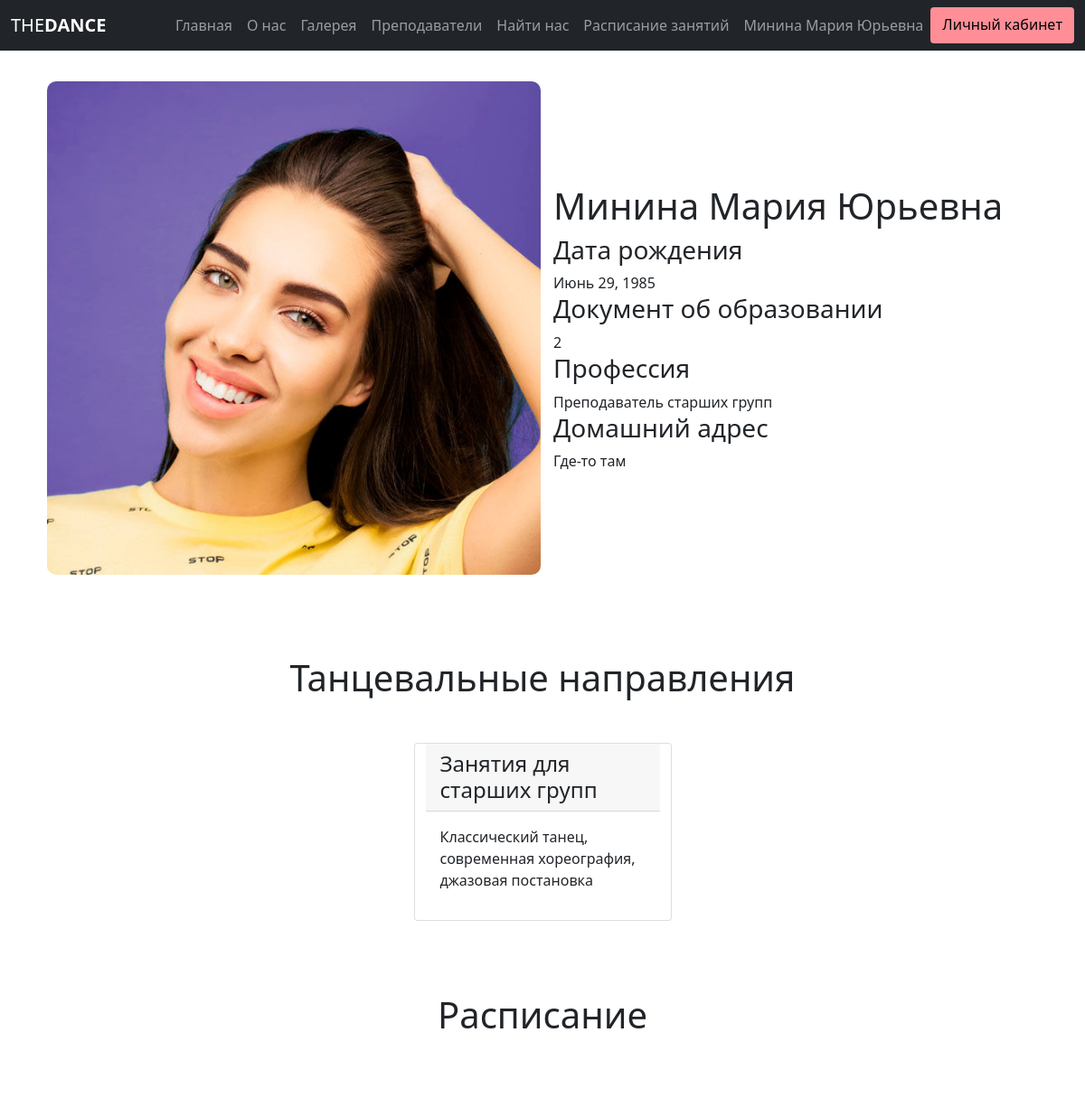
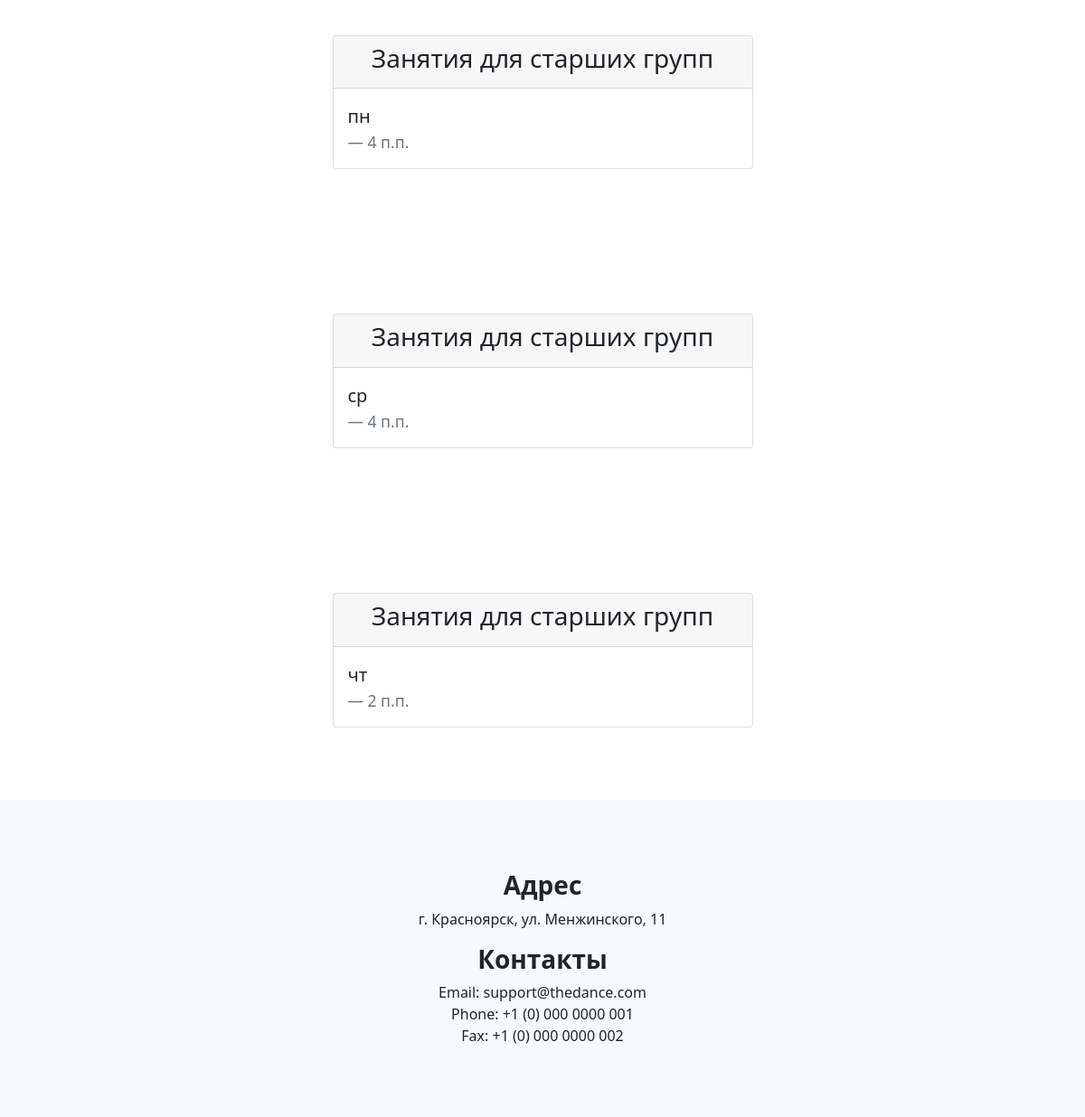
Page /worker/2 on the committed database (2 pictures, top to bottom).
### main/models.py (models this page shows)
class Teacher(models.Model):
    Name = models.CharField(max_length=150)
    Birthdate = models.DateField()
    Education_certificate = models.PositiveIntegerField()
    Profession = models.CharField(max_length=100)
    Home = models.CharField(max_length=200)
    Login = models.CharField(max_length=50)
    Password = models.CharField(max_length=24)
    def get_absolute_url(self):
        return reverse('worker', kwargs={'id': self.id})

class Style(models.Model):
    Name = models.CharField(max_length=50)
    Treiner = models.ForeignKey(Teacher, on_delete=models.SET_NULL, null=True)
    Price = models.PositiveIntegerField()
    Description = models.TextField()
    clients = models.ManyToManyField(Client)

class Schedule(models.Model):
    Style = models.ForeignKey(Style, on_delete=models.SET_NULL, null=True)
    Weekday = models.CharField(max_length=2)
    Time = models.TimeField()

### main/views.py (the view)
# urls.py: path('worker/<str:id>', views.worker_info, name='worker'),
def worker_info(request, id):
    lesson = list()
    worker = Teacher.objects.get(id=id)
    courses = Style.objects.filter(Treiner__id=id)
    for item in courses:
        lesson = (Schedule.objects.filter(Style=item))
    print(lesson)
    return render(request, 'main/worker.html', {"user": worker, "styles": courses, "lessons": lesson})

### main/templates/main/worker.html (shortened to what this page needs)
{% extends 'main/base.html' %}
{% load static %}
{% block content %}
<div class="container m-sm-auto">
    <section class="row align-items-center step">
        <div class="col-sm-12 col-md-6 col-sm-12">
            <div class="item-img">
                <img src="{% static 'img/team3.jpg'%}" alt="Mobirise">
            </div>
        </div>
        <div class="col-sm-12 col-md-6 col-sm-12">
            <div class="text-wrapper">
                <h1 class="col">{{user.Name}}</h1>
                <h3 class="h3">Дата рождения</h3>
                <span id="birthdate" class="">{{user.Birthdate}}</span>
                <h3 class="h3">Документ об образовании</h3>
                <span id="passport" class="">{{user.Education_certificate}}</span>
                <h3 class="h3">Профессия</h3>
                <span id="phone" class="">{{user.Profession}}</span>
                <h3 class="h3">Домашний адрес</h3>
                <span id="email" class="">{{user.Home}}</span>
            </div>
        </div>
    </section>
    <section id="style" class="row step mb-5">
        <h1 class="h1 text-center mb-5">Танцевальные направления</h1>
        {% for st in styles %}
        <div class="card m-sm-auto сol-sm-12 col-md-6 col-lg-3">
            <h4 class="card-header">{{st.Name}}</h4>
            <div class="card-body">
                <p>{{st.Description}}</p>
            </div>
        </div>
        {% endfor %}
    </section>
    <section id="timetable" class="row align-content-center step">
        <h1 class="h1 text-center mb-5">Расписание</h1>
        {% for les in lessons %}
        <div class="step step2">
            <div class="card m-sm-auto сol-sm-12 col-md-6 col-lg-5">
                <div class="card-header text-center">
                    <h3 class="h3">{{les.Style.Name}}</h3>
                </div>
                <div class="card-body">
                    <blockquote class="blockquote mb-0">
                        <p>{{les.Weekday}}</p>
                        <footer class="blockquote-footer">{{les.Time}}</footer>
                    </blockquote>
                </div>
            </div>
        </div>
        {% endfor %}
</div>
{% endblock %}

### main/templates/main/base.html (shortened to what this page needs)
<!doctype html>
{% load static %}
<html lang="ru">
<head>
    <link rel="stylesheet" href="https://cdn.jsdelivr.net/npm/bootstrap@5.0.0-beta3/dist/css/bootstrap.min.css"
>
    <link rel="stylesheet" href="https://cdn.jsdelivr.net/npm/bootstrap-icons@1.4.1/font/bootstrap-icons.css">
    <link rel="stylesheet" href="https://cdn.jsdelivr.net/npm/@fortawesome/fontawesome-free@5.15.3/css/fontawesome.min.css"
>
    <link rel="stylesheet" href="{% static 'css/styles.css'%}">
</head>
<body>
<section id="menu">
    <nav class="navbar navbar-expand-lg navbar-dark fixed-top bg-dark">
        <div class="container-fluid">
            <a class="navbar-brand" href="{% url 'home' %}">THE<strong>DANCE</strong></a>
            <div class="collapse navbar-collapse justify-content-end" id="navbarNav">
                <div class="navbar-nav">
                    <a class="nav-item nav-link" aria-current="page" href="{% url 'home' %}#top">Главная</a>
                    <a class="nav-item nav-link" href="{% url 'home' %}#aboutUs">О нас</a>
                    <a class="nav-item nav-link" href="{% url 'home' %}#gallery">Галерея</a>
                    <a class="nav-item nav-link" href="{% url 'home' %}#team">Преподаватели</a>
                    <a class="nav-item nav-link" href="{% url 'home' %}#footer">Найти нас</a>
                    <a class="nav-item nav-link" href="{% url 'timetable' %}">Расписание занятий</a>
                    <a class="nav-item nav-link" href="{{user.get_absolute_url}}">{{user.Name}}</a>
                    <a class="navbar-dark btn" href="{% url 'login' %}" role="button">Личный кабинет</a>
                </div>
            </div>
        </div>
    </nav>
</section>
<main class="rounded">
    {% block content %}{% endblock %}
</main>
<section class="footer bg-light" id="footer">
    <div class="m-5">
        <h3 class="h3"><strong>Адрес</strong></h3>
        <p>г. Красноярск, ул. Менжинского, 11</p>
        <h3 class="h3"><strong>Контакты</strong></h3>
        <p>
            Email: support@thedance.com <br>
            Phone: +1 (0) 000 0000 001 <br>
            Fax: +1 (0) 000 0000 002
        </p>
    </div>
</section>
</body>
</html>

### static/css/styles.css (style rules this page uses)
.btn { background-color: #ff8e97; color: black; }
.row { margin-top: 5%; display: flex; justify-content: space-between; }
img { width: 100%; flex-basis: 32%; border-radius: 10px; margin-bottom: 30px; position: relative; overflow: hidden; }
.item-img img { width: 100%; margin: 10px; }
.footer { width: 100%; text-align: center; padding: 30px 0; }
.step { margin-top: 50px; padding-top: 30px; }
.card { margin: 5px; }
#style { justify-content: space-between; }
.step2 { margin-bottom: 50px; padding-bottom: 30px; }

### rows in the picture
Teacher: Name "Минина Мария Юрьевна", Birthdate "Июнь 29, 1985", Education_certificate "2", Profession "Преподаватель старших групп", Home "Где-то там"
Style: Name "Занятия для старших групп", Description "Классический танец, современная хореография, джазовая постановка"
Schedule: Style.Name "Занятия для старших групп", Weekday "пн", Time "4 п.п."
Schedule: Style.Name "Занятия для старших групп", Weekday "ср", Time "4 п.п."
Schedule: Style.Name "Занятия для старших групп", Weekday "чт", Time "2 п.п."
